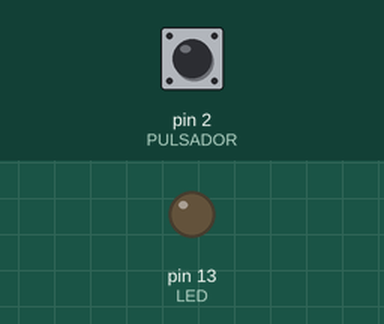
Recording of a sketch running on a simulated Arduino Uno, built with avr-gcc and run on an emulated ATmega328P. Parts: output pins drawn as LEDs (lit = HIGH). The test bench sets the inputs (shaded band); at power-on: pin 2 (PULSADOR) LOW.

Above: at 1.2 s.
1.3 s: pin 2 (PULSADOR) pulled HIGH for 0.15 s
At 1.37 s:
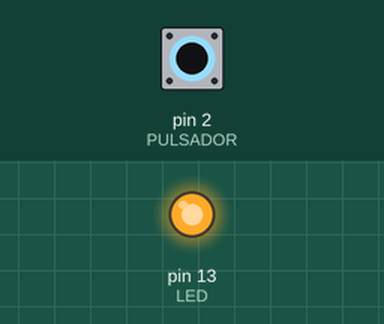
2.9 s: pin 2 (PULSADOR) pulled HIGH for 3.2 s
At 6.6 s:
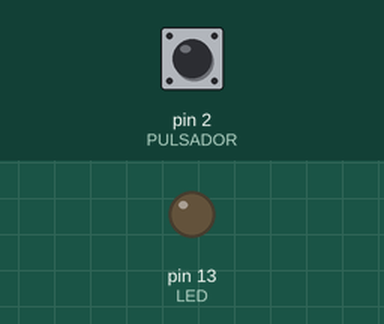
Timing chart, 0 to 8.1 s (numbered marks = the images above; inputs shaded):
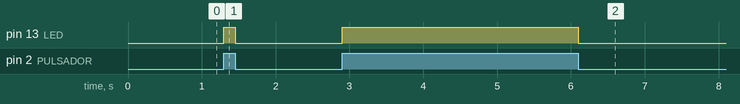

The sketch:

tema3.ino
```cpp
#define PULSADOR 2
#define LED 13

int lectura_pulsador;	//Variable que almacenará el estado del pulsador

void setup() {
  pinMode(LED, OUTPUT);
  pinMode(PULSADOR, INPUT);
}

void loop(){
  lectura_pulsador = digitalRead(PULSADOR);

  if (lectura_pulsador == HIGH) {	//¿Está presionado el pulsador?
    digitalWrite(LED, HIGH);		//Encendemos el LED
  }
  else {
    digitalWrite(LED, LOW);		//Apagamos el LED
  }
}
```

Measured:
- after the input at 1.3 s, pin 13 (LED): LOW → HIGH at once, → LOW 0.15 s later
- after the input at 2.9 s, pin 13 (LED): LOW → HIGH at once, → LOW 3.2 s later
